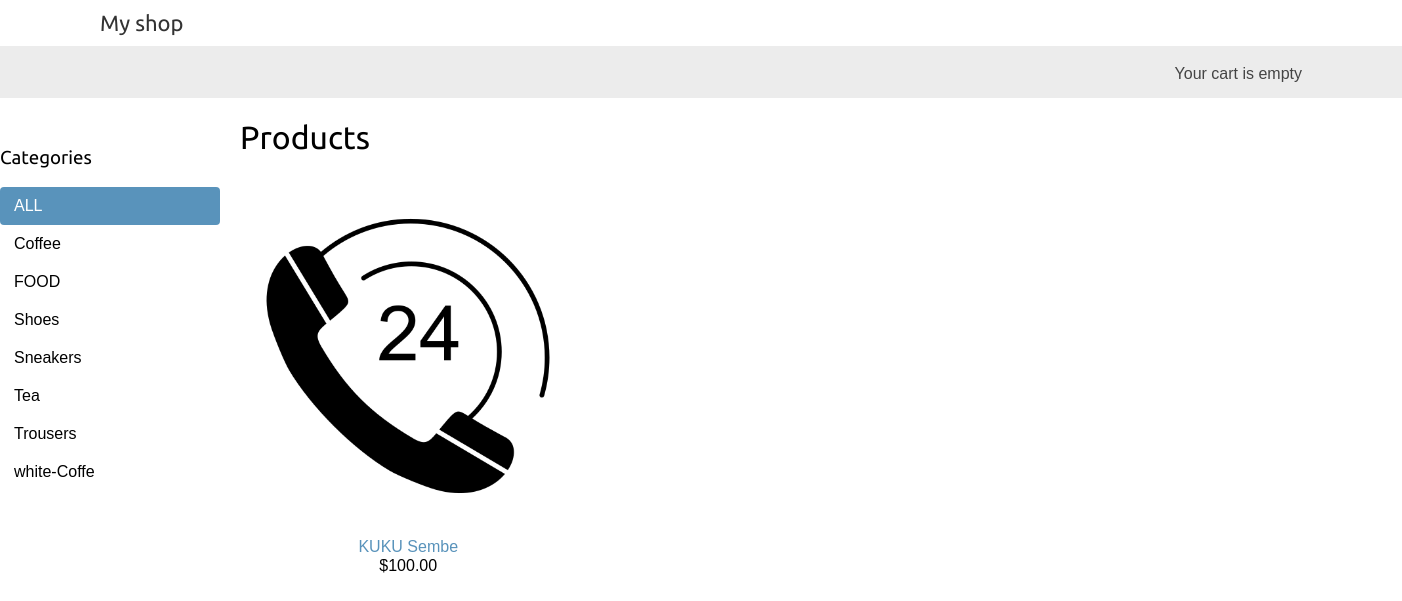
Page /food/ on the earlier database version.
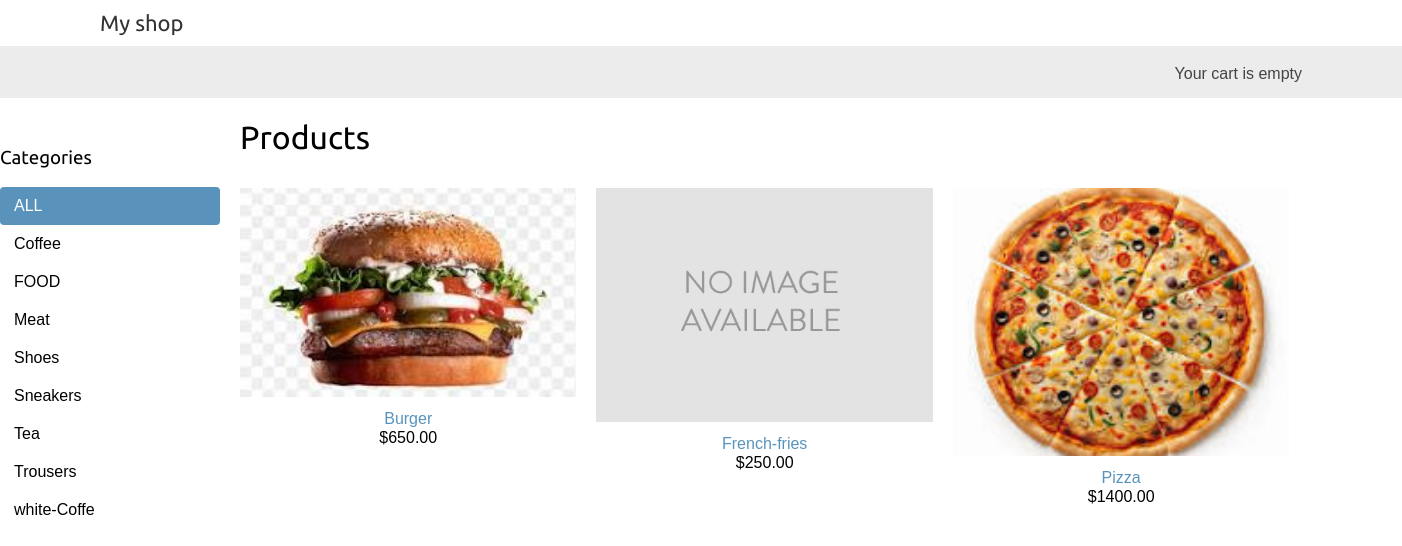
Same page on the later database version.
### shop/models.py (models this page shows, shortened)
class Category(models.Model):
    name = models.CharField(max_length=200)
    slug = models.SlugField(max_length=200, unique=True)
    class Meta:
        ordering = ['name']
        indexes = [
            models.Index(fields=['name']),
        ]
        verbose_name = 'category'
        verbose_name_plural = 'categories'
    def get_absolute_url(self):
        return reverse('shop:product_list_by_category', args=[self.slug])

class Product(models.Model):
    category = models.ForeignKey(Category, related_name='products', on_delete=models.CASCADE)
    name = models.CharField(max_length=200)
    slug = models.SlugField(max_length=200)
    image = models.ImageField(upload_to='products/%Y/%m/%d', blank=True)
    description = models.TextField(blank=True)
    price = models.DecimalField(max_digits=10, decimal_places=2)
    available = models.BooleanField(default=True)
    created = models.DateTimeField(auto_now_add=True)
    updated = models.DateTimeField(auto_now=True)
    class Meta:
        ordering = ['name']
        indexes = [
            models.Index(fields=['id','slug']),
            models.Index(fields=['name']),
            models.Index(fields=['-created']),
        ]
    def get_absolute_url(self):
        return reverse('shop:product_detail', args=[self.id,self.slug])

### shop/views.py (the view)
# urls.py: path('', views.product_list, name='product_list'),
def product_list(request, category_slug=None):
    categories  = Category.objects.all()
    products  = Product.objects.filter(available=True)
    if category_slug:
        category = get_object_or_404(Category, slug=category_slug)
        products = products.filter(category=category)
    return render(request, 'shop/product/list.html', {'categories': categories, 'products': products})

### cart/cart.py (called while the page is built)
    def __len__(self):
        return sum(item['quantity'] for item in self.cart.values())

### cart/context_processors.py (called while the page is built)
def cart(request):
    return{'cart':Cart(request)}

### shop/templates/shop/product/list.html (shortened to what this page needs)
 {% extends "base.html" %}
 {% load static %}
{%  block content  %}
<div  id="sidebar">
    <h3>Categories</h3>
    <ul>
        <li{% if not category  %} class="selected"{% endif %}>
            <a href="{% url "shop:product_list" %}">ALL</a>
        </li>
        {% for c in categories %}
        <li
            <a href="{{ c.get_absolute_url}}">{{ c.name }}</a>
        </li>
        {% endfor %}
    </ul>
</div>
<div id="main" class="product-list">
    <h1>{% if category %}{{ category.name }}{% else  %}Products{% endif %}</h1>
    {% for product in products   %}
    <div class="item">
        <a href="{{ product.get_absolute_url }}">
            <img src="{% if product.image %}{{ product.image.url }}{% else %}{% static "img/no_image.png" %}{% endif %}">
        </a>
        <a href="{{ product.get_absolute_url }}">{{ product.name}}</a>
        <br>
        ${{ product.price }}
    </div>
    {% endfor %}
</div>
{% endblock %}

### shop/templates/base.html (shortened to what this page needs)
{% load static %}
<!DOCTYPE html>
<html>
    <head>
    <link href="{% static 'css/base.css' %}" rel="stylesheet">
</head>
    <body>
        <div id="header">
            <a href="/" class="logo">My shop</a>
        </div>
        <div id="subheader">
                <div class="cart">
                    {% with total_items=cart|length    %}
                    {%  if total_items > 0 %}
                    {% comment %}This conditional statement checks wether there are items in shopping cart {% endcomment %}
                    Your cart:
                    <a href="{% url "cart:cart_detail" %}">
                        {% comment %} creates a link to the cart detail page using {% url%}  template tag
                        the argument 'cart:cart_detail' refers  to the URL named  'cart_detail' within the cart app{% endcomment %}
                        {{ total_items }}item{{ total_items|pluralize }},
                        {% comment %} Displays the total number of items in cart and  {{ total_items|pluralize }},
                        adds appropriate plurazation , so it would say item  for one item and items for
                        more than one{% endcomment %}
                        ${{ cart.get_total_price }}
                        {% comment %}Displays the total price of all items in the cart {% endcomment %}
                    </a>
                    {% else %}
                    Your cart is empty
                    {% endif   %}
                    {% endwith %}
                </div>
        </div>
        <div>
            {%  block content  %}
            {%  endblock %}
        </div>
    </body>
</html>

### shop/static/css/base.css (style rules this page uses)
body { margin:0; padding:0; font-family:helvetica, sans-serif; }
h1, h2, h3, h4, h5 , h6 { font-family: 'Ubuntu', sans-serif; font-weight:normal; }
a { text-decoration:none; color:#5993bb; }
#header { padding:10px 100px; font-size:18px; overflow:auto; }
#subheader { background:#ececec; color:#444; padding:15px 100px; overflow:auto; }
#header .logo { font-family: 'Ubuntu', sans-serif; float:left; color:#333; font-size:22px; margin-right:10%; }
#subheader .cart { float:right; padding-top:4px; }
#sidebar { width:220px; padding:30px 20px 0 0; float:left; }
#sidebar ul { margin:0; padding:0; }
#sidebar ul li { margin:0; list-style:none; padding:10px 14px; }
#sidebar ul li a { display:block; }
#sidebar ul li.selected { background:#5993bb; border-radius:4px; }
#sidebar ul li.selected a { color:#fff; }
#main { float:left; width: 96%; margin-right:-220px; overflow:hidden; }
.product-list .item { width:25%; padding:10px 20px 10px 0; float:left; text-align:center; line-height:1.2; }
.product-list .item img { width:100%; margin-bottom:8px; }

Differences in the rows shown:
removed Product: image (picture), name "KUKU Sembe", price "100.00"
added Category: name "Meat"
added Product: image (picture), name "Burger", price "650.00"
added Product: name "French-fries", price "250.00"
added Product: image (picture), name "Pizza", price "1400.00"
